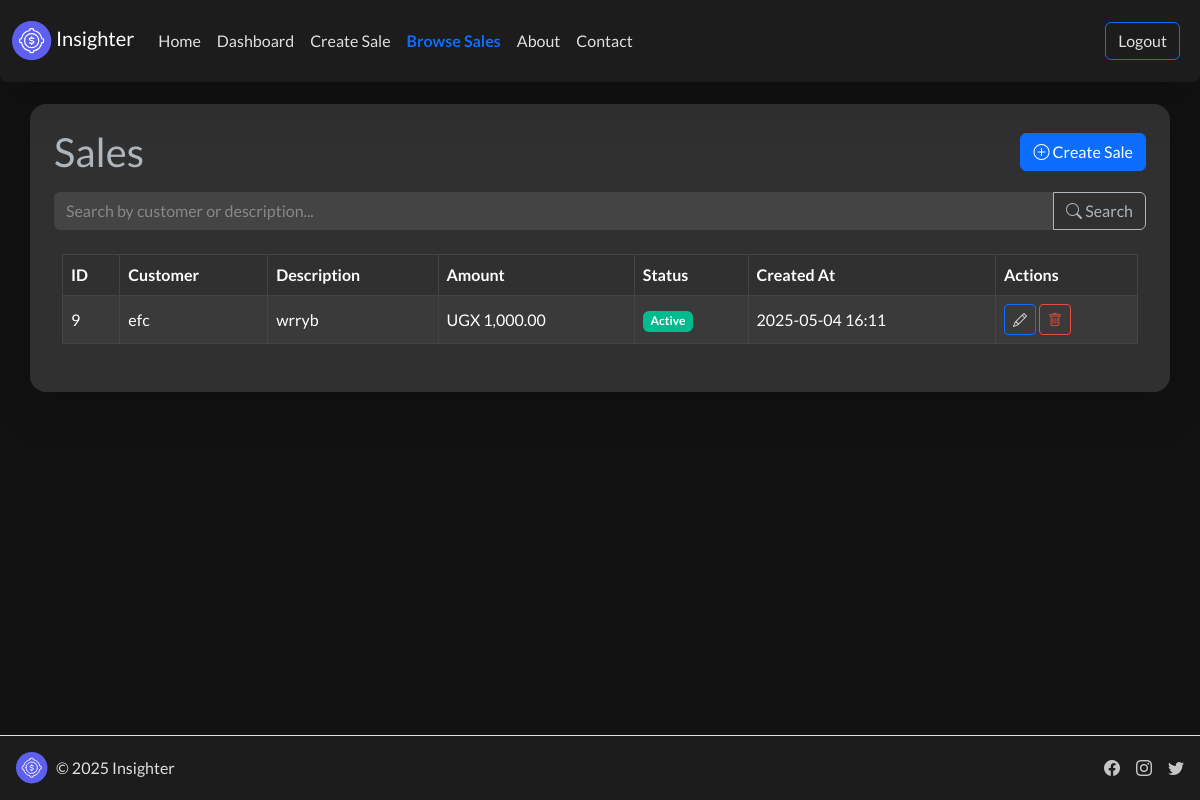
Before: /sales/ (signed in) with the older database file.
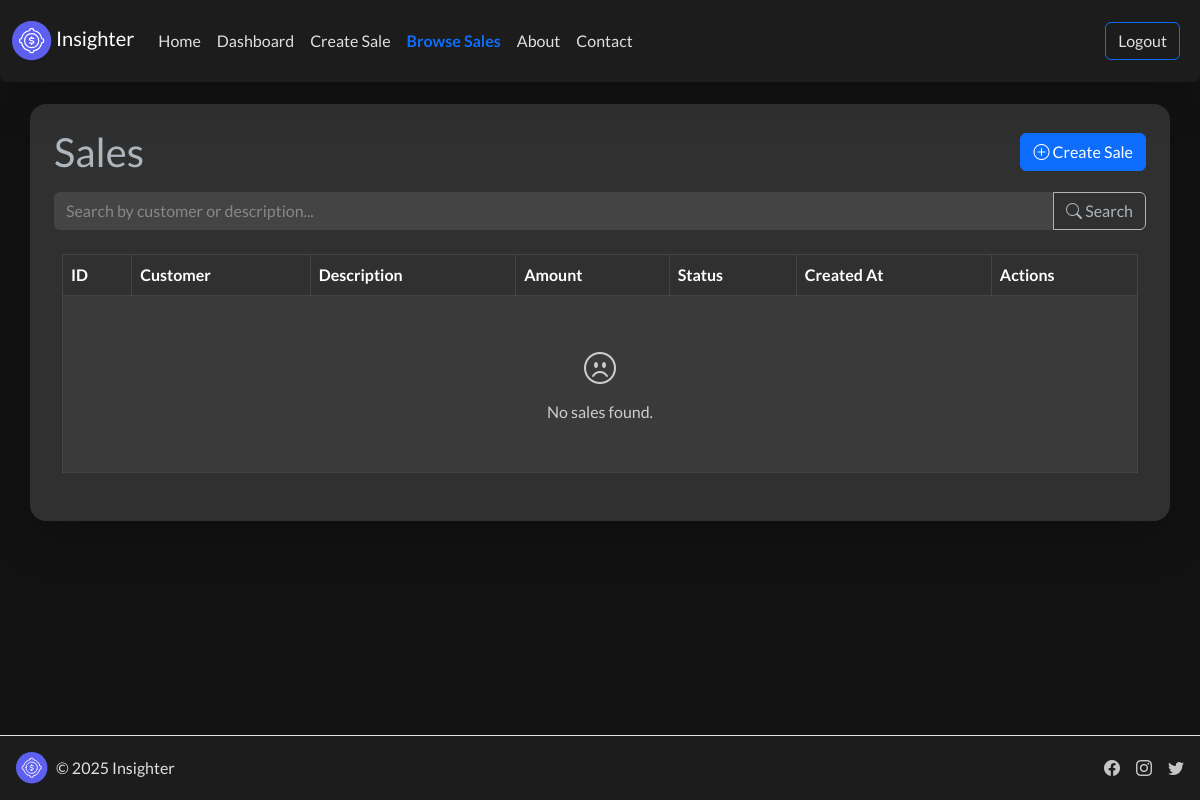
After: the same page with the newer database file.
### core/models.py (models this page shows)
class Sale(models.Model):
    STATUS_CHOICES = [
        ('active', 'Active'),
        ('pending', 'Pending'),
        ('closed', 'Closed'),
    ]
    customer = models.CharField(max_length=200)
    description = models.TextField()
    amount = models.DecimalField(max_digits=10, decimal_places=2)
    created_at = models.DateTimeField(auto_now_add=True)
    seller = models.ForeignKey(settings.AUTH_USER_MODEL, on_delete=models.CASCADE)
    status = models.CharField(max_length=10, choices=STATUS_CHOICES, default='pending')
    def __str__(self):
        return self.customer  # Changed from self.title to self.customer

### core/views.py (the view)
# urls.py: path('sales/',                  sale_list,                       name='browse_sales'),
@login_required
def sale_list(request):
    sales = Sale.objects.filter(seller=request.user).order_by('-created_at')
    print(sales)
    return render(request, 'core/browse_sale.html', { 'sales': sales})

### templates/core/browse_sale.html (shortened to what this page needs)
{% extends 'core/base.html' %}
{% load static %}
{% load humanize %}
{% block content %}
<div class="container bg-dark text-light rounded-4 p-4 mt-4 shadow-lg">
  <div class="d-flex justify-content-between align-items-center mb-3">
    <h2 class="mb-0 text-light">Sales</h2>
    <a href="{% url 'create_sale' %}" class="btn btn-primary">
      <i class="bi bi-plus-circle"></i> Create Sale
    </a>
  </div>
  <form method="get" class="mb-3">
    <div class="input-group">
      <input
        type="text"
        name="q"
        class="form-control bg-secondary text-light border-0"
        placeholder="Search by customer or description..."
        value="{{ request.GET.q }}"
      />
      <button class="btn btn-outline-light" type="submit">
        <i class="bi bi-search"></i> Search
      </button>
    </div>
  </form>
  <div class="table-responsive p-2">
    <table
      class="table table-hover table-striped align-middle table-dark table-bordered border-secondary"
    >
      <thead class="table-dark border-bottom border-secondary">
        <tr>
          <th>ID</th>
          <th>Customer</th>
          <th>Description</th>
          <th>Amount</th>
          <th>Status</th>
          <th>Created At</th>
          <th>Actions</th>
        </tr>
      </thead>
      <tbody>
        {% if sales %} {% for sale in sales %}
        <tr>
          <td>{{ sale.id }}</td>
          <td>{{ sale.customer }}</td>
          <td>{{ sale.description|truncatechars:50 }}</td>
          <td>UGX {{ sale.amount|intcomma }}</td>
          <td>
            {% if sale.status == 'active' %}
            <span class="badge bg-success">Active</span>
            {% elif sale.status == 'pending' %}
            <span class="badge bg-warning text-dark">Pending</span>
            {% elif sale.status == 'closed' %}
            <span class="badge bg-secondary">Closed</span>
            {% else %}
            <span class="badge bg-secondary">{{ sale.status|capfirst }}</span>
            {% endif %}
          </td>
          <td>{{ sale.created_at|date:"Y-m-d H:i" }}</td>
          <td>
            <a
              href="{% url 'update_sale' sale.id %}"
              class="btn btn-sm btn-outline-primary"
              title="Edit Sale"
              data-bs-toggle="tooltip"
            >
              <i class="bi bi-pencil"></i>
            </a>
            <form
              action="{% url 'delete_sale' sale.id %}"
              method="post"
              style="display: inline"
            >
              <button
                type="submit"
                class="btn btn-sm btn-outline-danger"
                title="Delete Sale"
                data-bs-toggle="tooltip"
                onclick="return confirm('Are you sure you want to delete this sale?');"
              >
                <i class="bi bi-trash"></i>
              </button>
            </form>
          </td>
        </tr>
        {% endfor %} {% else %}
        <tr>
          <td colspan="7" class="text-center text-muted py-5">
            <i class="bi bi-emoji-frown" style="font-size: 2rem"></i><br />
            <span class="d-block mt-2">No sales found.</span>
          </td>
        </tr>
        {% endif %}
      </tbody>
    </table>
  </div>
</div>
{% endblock %}

### templates/core/base.html (shortened to what this page needs)
{% load static %}
<!doctype html>
<html>
  <head>
    <link rel="stylesheet" href="https://cdn.jsdelivr.net/npm/bootswatch@5.3.2/dist/darkly/bootstrap.min.css" />
    <link rel="stylesheet" href="{% static 'css/bootstrap-icons.css' %}" />
  </head>
  <body>
    <nav class="navbar navbar-expand-lg rounded-bottom fixed-top shadow-lg">
      <div class="container-fluid">
        <a class="navbar-brand text-white" href="{% url 'home' %}">
          Insighter
        </a>
        <div class="navbar-collapse collapse" id="navbarsExample09">
          <ul class="navbar-nav me-auto mb-2 mb-lg-0">
            <li class="nav-item">
              <a
                class="nav-link{% if request.resolver_match.url_name == 'home' %} active{% endif %}"
                href="{% url 'home' %}"
              >
                Home
              </a>
            </li>
            {% if user.is_authenticated %}
            <li class="nav-item">
              <a
                class="nav-link{% if request.resolver_match.url_name == 'dashboard' %} active{% endif %}"
                href="{% url 'dashboard' %}">
                Dashboard
              </a>
            </li>
            <li class="nav-item">
              <a class="nav-link {% if request.resolver_match.url_name == 'create_sale' %} active{% endif %}"
              href="{% url 'create_sale' %}">
              Create Sale</a>
            </li>
            <li class="nav-item">
              <a class="nav-link {% if request.resolver_match.url_name == 'browse_sales' %} active{% endif %}"
              href="{% url 'browse_sales' %}">
                Browse Sales
              </a>
            </li>
            {% endif %}
            <li class="nav-item">
              <a class="nav-link {% if request.resolver_match.url_name == 'about' %} active{% endif %}"
              href="{% url 'about' %}">
                About
              </a>
            </li>
            <li class="nav-item">
              <a class="nav-link {% if request.resolver_match.url_name == 'contact' %} active{% endif %}"
              href="{% url 'contact' %}">
                Contact
              </a>
            </li>
          </ul>
          <div class="d-flex">
            {% if not user.is_authenticated %}
              <a class="btn btn-outline-primary me-2" href="{% url 'login' %}">Login</a>
              <a class="btn btn-primary" href="{% url 'register' %}">Register</a>
            {% else %}
              <form method="post" action="{% url 'logout' %}">
                <button class="btn btn-outline-primary me-2" type="submit">Logout</button>
              </form>
            {% endif %}
          </div>
        </div>
      </div>
    </nav>
    <main class="flex-grow-1 p-4" style="margin-top: 56px;">
      {% block content %}
      {% endblock %}
    </main>
    <footer class="d-flex flex-wrap justify-content-between align-items-center py-3 px-3 mt-0 border-top">
      <div class="col-md-4 d-flex align-items-center">
        <a href="#" class="mb-3 me-2 mb-md-0 text-body-secondary text-decoration-none lh-1" aria-label="Bootstrap">
        </a>
        <span class="mb-3 mb-md-0">© 2025 Insighter</span>
      </div>
      <ul class="nav col-md-4 justify-content-end list-unstyled d-flex">
        <li class="ms-3">
          <a class="text-body-secondary" href="#" aria-label="Facebook">
            <i class="bi bi-facebook" style="font-size: 1rem;"></i>
          </a>
        </li>
        <li class="ms-3">
          <a class="text-body-secondary" href="#" aria-label="Instagram">
            <i class="bi bi-instagram" style="font-size: 1rem;"></i>
          </a>
        </li>
        <li class="ms-3">
          <a class="text-body-secondary" href="#" aria-label="Twitter">
            <i class="bi bi-twitter" style="font-size: 1rem;"></i>
          </a>
        </li>
      </ul>
    </footer>
  </body>
</html>

### templates/core/base.html (style rules this page uses)
body { min-height: 100vh; display: flex; flex-direction: column; background-color: #121212; color: #e0e0e0; }
main { flex: 1 0 auto; }
footer { flex-shrink: 0; background-color: #1c1c1c; color: #e0e0e0; }
.navbar { background-color: #1c1c1c; }
.navbar-nav .nav-link.active { font-weight: bold; color: #0d6efd !important; }
.navbar .nav-link { color: #e0e0e0; }
.btn-outline-primary { color: #e0e0e0; border-color: #0d6efd; }
.btn-primary { background-color: #0d6efd; border-color: #0d6efd; }
footer a { color: #e0e0e0; }

Changed rows visible on the page:
removed Sale: id "9", customer "efc", description "wrryb", amount "1,000.00", status "Active", created_at "2025-05-04 16:11"
Other visible differences:
text now shown: "No sales found."
